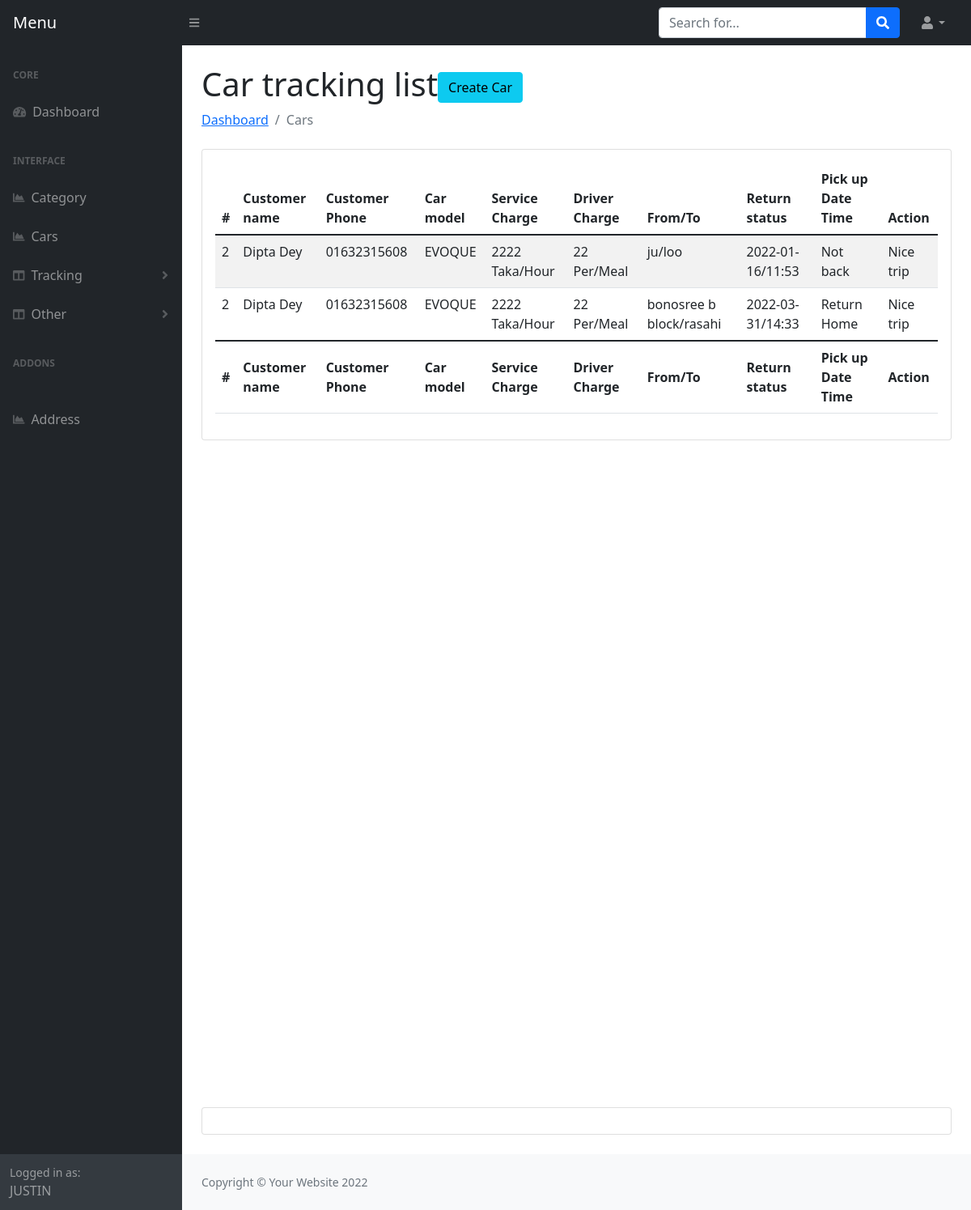
The app's page /admin/last-rent.php (signed in) with its own data.
### tables this page shows
CREATE TABLE `orders` (
  `Oid` int(11) NOT NULL,
  `car_id` int(11) NOT NULL,
  `user_id` int(11) NOT NULL,
  `pickup_location` text NOT NULL,
  `dropup_location` text NOT NULL,
  `date` varchar(191) NOT NULL,
  `time` varchar(191) NOT NULL,
  `trip_loop` tinyint(4) NOT NULL,
  `status` tinyint(4) NOT NULL,
  `created_at` timestamp NOT NULL DEFAULT current_timestamp()
);

CREATE TABLE `users` (
  `id` int(11) NOT NULL,
  `name` varchar(155) NOT NULL,
  `email` varchar(155) NOT NULL,
  `phone` varchar(100) NOT NULL,
  `address` text NOT NULL,
  `password` varchar(150) NOT NULL,
  `national_id` int(11) NOT NULL,
  `image` varchar(155) NOT NULL,
  `otp` int(11) DEFAULT NULL,
  `auth_check` int(11) NOT NULL DEFAULT 0,
  `flag` tinyint(4) NOT NULL,
  `created_at` timestamp NOT NULL DEFAULT current_timestamp()
);

CREATE TABLE `cars` (
  `id` int(11) NOT NULL,
  `cat_id` int(11) NOT NULL,
  `name` varchar(200) NOT NULL,
  `model` varchar(200) NOT NULL,
  `mileage` varchar(200) NOT NULL,
  `seats` int(11) NOT NULL,
  `fuel` varchar(200) NOT NULL,
  `service_charge` varchar(200) NOT NULL,
  `driver_food_charge` varchar(200) NOT NULL,
  `description` text NOT NULL,
  `image` varchar(155) NOT NULL,
  `transmission` varchar(155) NOT NULL DEFAULT 'Manual',
  `airconditions` tinytext NOT NULL,
  `child_seat` tinytext NOT NULL,
  `gps` tinyint(4) NOT NULL,
  `luggage` tinytext NOT NULL,
  `music` tinytext NOT NULL,
  `seat_belt` tinyint(4) NOT NULL,
  `sleeping_bed` tinyint(4) NOT NULL,
  `water` tinyint(4) NOT NULL,
  `bluetooth` tinyint(4) NOT NULL,
  `onboard_computer` tinyint(4) NOT NULL,
  `audio_input` tinyint(4) NOT NULL,
  `long_term_trips` tinyint(4) NOT NULL,
  `car_kit` tinyint(4) NOT NULL,
  `remote_central_locking` tinyint(4) NOT NULL,
  `climate_control` tinyint(4) NOT NULL,
  `flag` tinyint(4) NOT NULL,
  `created_at` timestamp NOT NULL DEFAULT current_timestamp()
);

### admin/last-rent.php (the view, shortened to what this page needs)
<?php include 'header.php'; ?>
<main>
    <div class="container-fluid px-4">
        <h1 class="mt-4">Car tracking list<a class="btn btn-info" href="createcar.php">Create Car</a></h1>
        <ol class="breadcrumb mb-4">
            <li class="breadcrumb-item"><a href="index.php">Dashboard</a></li>
            <li class="breadcrumb-item active">Cars</li>
        </ol>
        <div class="card mb-4">
            <div class="card-body">
                <table class="table table-striped" id="datatablesSimple">
                    <thead>
                        <tr>
                            <th>#</th>
                            <th>Customer name</th>
                            <th>Customer Phone</th>
                            <th>Car model</th>
                            <th>Service Charge</th>
                            <th>Driver Charge</th>
                            <th>From/To</th>
                            <th>Return status</th>
                            <th>Pick up Date Time</th>
                            <th>Action</th>
                        </tr>
                    </thead>
                    <tfoot>
                        <tr>
                            <th>#</th>
                            <th>Customer name</th>
                            <th>Customer Phone</th>
                            <th>Car model</th>
                            <th>Service Charge</th>
                            <th>Driver Charge</th>
                            <th>From/To</th>
                            <th>Return status</th>
                            <th>Pick up Date Time</th>
                            <th>Action</th>
                        </tr>
                    </tfoot>
                    <tbody>
                        <?php
                        $query = "SELECT * FROM orders LEFT JOIN cars ON cars.id = orders.car_id LEFT JOIN users ON users.id = orders.user_id where orders.status=2 Order By orders.Oid asc";
                        $result = $con->query($query);
                        if ($result->num_rows > 0) {
                            foreach ($result as $key => $value) {
                        ?>
                                <tr>
                                    <td><?php echo $value['id']; ?></td>
                                    <td><?php echo $value['name']; ?></td>
                                    <td><?php echo $value['phone']; ?></td>
                                    <td><?php echo $value['model']; ?></td>
                                    <td><?php echo $value['service_charge']; ?> Taka/Hour</td>
                                    <td><?php echo $value['driver_food_charge']; ?> Per/Meal</td>
                                    <td><?php echo $value['pickup_location']; ?>/<?php echo $value['dropup_location']; ?></td>
                                    <td><?php echo $value['date']; ?>/<?php echo $value['time']; ?></td>
                                    <td>
                                        <?php
                                        if ($value['trip_loop'] == 0) {
                                            echo "Not back";
                                        } elseif ($value['trip_loop'] == 1) {
                                            echo "Return Home";
                                        } else {
                                        }
                                        ?>
                                    </td>
                                    <td>
                                        <?php
                                        if ($value['status'] == 0) {
                                            echo "Pending";
                                        } elseif ($value['status'] == 1) {
                                            echo "running";
                                        } else {
                                            echo "Nice trip";
                                        }
                                        ?>
                                    </td>
                                </tr>
                        <?php }
                        } ?>
                    </tbody>
                </table>
            </div>
        </div>
        <div style="height: 100vh"></div>
        <div class="card mb-4">
            <div class="card-body"></div>
        </div>
    </div>
</main>
<?php include 'footer.php'; ?>

### records on screen
orders: user "2", user.name "Dipta Dey", user.phone "01632315608", car.model "EVOQUE", car.service_charge "2222", car.driver_food_charge "22", pickup_location "ju", dropup_location "loo", date "2022-01-16", time "11:53", trip_loop "Not back", status "Nice trip"
orders: user "2", user.name "Dipta Dey", user.phone "01632315608", car.model "EVOQUE", car.service_charge "2222", car.driver_food_charge "22", pickup_location "bonosree b block", dropup_location "rasahi", date "2022-03-31", time "14:33", trip_loop "Return Home", status "Nice trip"

### other values on screen
$_SESSION['name'] "JUSTIN"
